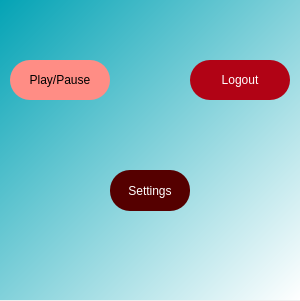
<?xml version="1.0" encoding="UTF-8"?>
<ui version="4.0">
 <class>Dialog</class>
 <widget class="QDialog" name="Dialog">
  <property name="geometry">
   <rect>
    <x>0</x>
    <y>0</y>
    <width>300</width>
    <height>301</height>
   </rect>
  </property>
  <property name="windowTitle">
   <string>Dialog</string>
  </property>
  <widget class="QWidget" name="bg1widget" native="true">
   <property name="geometry">
    <rect>
     <x>0</x>
     <y>0</y>
     <width>300</width>
     <height>300</height>
    </rect>
   </property>
   <property name="styleSheet">
    <string notr="true">QWidget#bg1widget{
background-color:qlineargradient(spread:pad, x1:0, y1:0, x2:1, y2:1, stop:0 rgba(4, 163, 181, 255), stop:1 rgba(255, 255, 255, 255));}</string>
   </property>
   <widget class="QPushButton" name="pushButton">
    <property name="geometry">
     <rect>
      <x>10</x>
      <y>60</y>
      <width>100</width>
      <height>40</height>
     </rect>
    </property>
    <property name="styleSheet">
     <string notr="true">border-radius:20px;
background-color: rgb(255, 141, 133);
font: 75 14pt &quot;Segoe UI&quot;;</string>
    </property>
    <property name="text">
     <string>Play/Pause</string>
    </property>
   </widget>
   <widget class="QPushButton" name="logout">
    <property name="geometry">
     <rect>
      <x>190</x>
      <y>60</y>
      <width>100</width>
      <height>40</height>
     </rect>
    </property>
    <property name="styleSheet">
     <string notr="true">border-radius:20px;
font: 75 14pt &quot;Segoe UI&quot;;
background-color: rgb(177, 3, 21);
color: rgb(255, 255, 255);</string>
    </property>
    <property name="text">
     <string>Logout</string>
    </property>
   </widget>
   <widget class="QPushButton" name="settings">
    <property name="geometry">
     <rect>
      <x>110</x>
      <y>170</y>
      <width>80</width>
      <height>41</height>
     </rect>
    </property>
    <property name="styleSheet">
     <string notr="true">border-radius:20px;
font: 75 14pt &quot;Segoe UI&quot;;
background-color: rgb(85, 0, 0);
color: rgb(255, 255, 255);</string>
    </property>
    <property name="text">
     <string>Settings</string>
    </property>
   </widget>
  </widget>
 </widget>
 <resources/>
 <connections/>
</ui>
